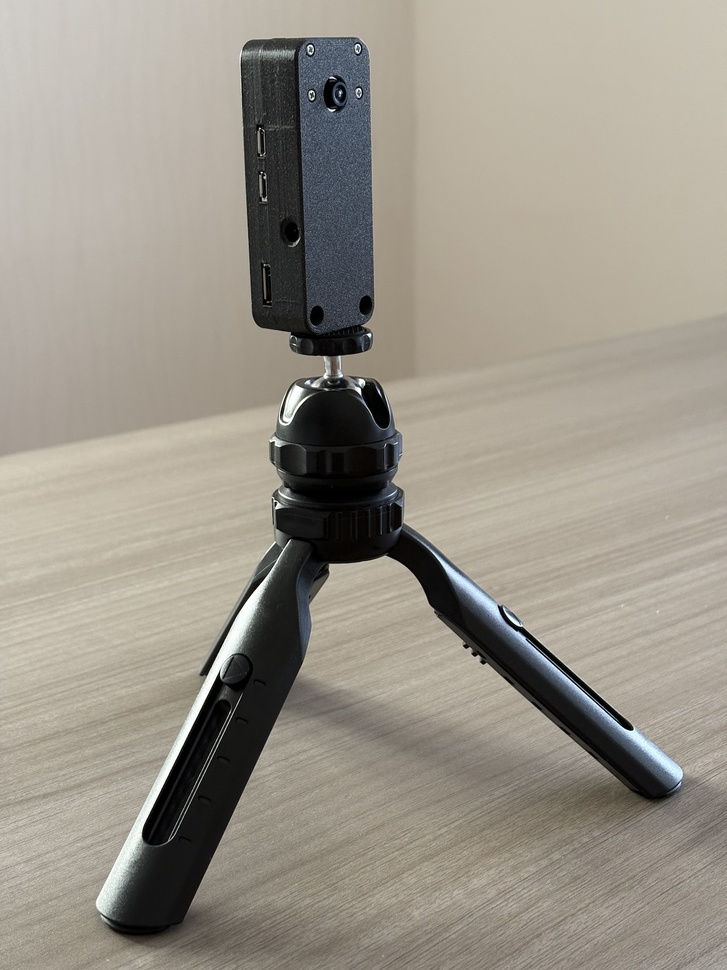
#> input picture images/phasmid-hardware-main-tripod.jpg, 727 x 970 px, shrunk from 1200 x 1600 before the run
$ python -i lightweight_object_matcher.py   (imports and definitions only)
#> lines starting #> are read from the running program, lines starting #| are printed output that depends on the picture
"""
Lightweight object matcher supporting ORB and AKAZE feature detectors.

Both detectors use binary descriptors matched with BFMatcher(NORM_HAMMING).
AKAZE is evaluated as a candidate alternative to ORB for constrained hardware:
it tends to produce fewer but more stable keypoints at the cost of slightly
higher per-frame CPU time.

This module is an evaluation component.  It is not a direct replacement for
:class:`~phasmid.object_cue_matcher.ObjectCueMatcher` and must never produce
or influence cryptographic key material.
"""

from __future__ import annotations

from dataclasses import dataclass
from typing import Any, Literal, cast

import cv2
import numpy as np

Algo = Literal["orb", "akaze"]


@dataclass(frozen=True)
class ObjectMatchResult:
    """Neutral per-frame match result.  Not cryptographic material."""

    matched: bool
    inliers: int
    confidence: float  # 0.0–1.0; based on inlier count relative to threshold
    status: str  # "no_reference" | "no_descriptors" | "low_inliers" | "accepted"
    algo: Algo


class LightweightObjectMatcher:
    """
    Feature-based object matcher with selectable ORB or AKAZE backend.

    Usage pattern:
      1. Call :meth:`enroll_reference` with a BGR frame of the target object.
      2. Call :meth:`match` for each query frame.

    AKAZE notes:
    - Descriptor type DESCRIPTOR_MLDB (default) is binary → compatible with
      NORM_HAMMING, same as ORB.
    - Typically generates 200–600 keypoints on a 320×240 frame vs.
      ORB's ~500–1000.  Fewer but more geometrically stable.
    - Slightly slower per frame than ORB on Pi Zero 2 W due to float-domain
      scale-space construction.

    ORB notes:
    - Fast binary descriptor; well-suited for low-CPU budgets.
    - Already used in production :class:`~phasmid.object_cue_matcher.ObjectCueMatcher`.
    """

    # Shared defaults; callers may override per instance.
    DEFAULT_MAX_FEATURES: int = 500
    DEFAULT_MIN_REFERENCE_KP: int = 40
    DEFAULT_MIN_FRAME_DESCRIPTORS: int = 10
    DEFAULT_MIN_GOOD_MATCHES: int = 20
    DEFAULT_MIN_INLIERS: int = 12
    LOWE_RATIO: float = 0.75
    RANSAC_THRESHOLD: float = 5.0

    def __init__(
        self,
        algo: Algo = "orb",
        *,
        max_features: int = DEFAULT_MAX_FEATURES,
        min_reference_kp: int = DEFAULT_MIN_REFERENCE_KP,
        min_frame_descriptors: int = DEFAULT_MIN_FRAME_DESCRIPTORS,
        min_good_matches: int = DEFAULT_MIN_GOOD_MATCHES,
        min_inliers: int = DEFAULT_MIN_INLIERS,
    ) -> None:
        self.algo: Algo = algo
        self.min_reference_kp = min_reference_kp
        self.min_frame_descriptors = min_frame_descriptors
        self.min_good_matches = min_good_matches
        self.min_inliers = min_inliers

        cv2_any = cast(Any, cv2)
        if algo == "orb":
            self._detector: Any = cv2_any.ORB_create(nfeatures=max_features)
        else:
            self._detector = cv2_any.AKAZE_create()

        self._bf = cv2.BFMatcher(cv2.NORM_HAMMING)
        self._ref_kp: list[cv2.KeyPoint] | None = None
        self._ref_des: np.ndarray | None = None
        self._ref_shape: tuple[int, int] | None = None

    # ------------------------------------------------------------------
    # Public API
    # ------------------------------------------------------------------

    def enroll_reference(self, frame: np.ndarray) -> bool:
        """
        Extract and store keypoints from *frame* as the reference object.
        Returns True if enough keypoints were found.
        """
        gray = self._to_gray(frame)
        kp, des = self._detector.detectAndCompute(gray, None)
        if not kp or des is None or len(kp) < self.min_reference_kp:
            return False
        self._ref_kp = list(kp)
        self._ref_des = des
        self._ref_shape = gray.shape  # (h, w)
        return True

    # [27 lines left out: functions match, clear, not called in this run]

    @property
    def is_enrolled(self) -> bool:
        return self._ref_des is not None

    # ------------------------------------------------------------------
    # Internal helpers
    # ------------------------------------------------------------------

    def _to_gray(self, frame: np.ndarray) -> np.ndarray:
        return cv2.equalizeHist(cv2.cvtColor(frame, cv2.COLOR_BGR2GRAY))

    # [39 lines left out: functions _lowe_ratio_filter, _ransac_inliers, _result, not called in this run]

>>> import cv2
>>> picture = cv2.imread('../../images/phasmid-hardware-main-tripod.jpg')
#> picture is the input picture: shape (970, 727, 3); mean B, G, R 137.8, 148.7, 154.7
>>> result = LightweightObjectMatcher().enroll_reference(picture)
#> in _to_gray, `return cv2.equalizeHist(cv2.cvtColor(frame, cv2.COLOR_BGR2GRAY))`:
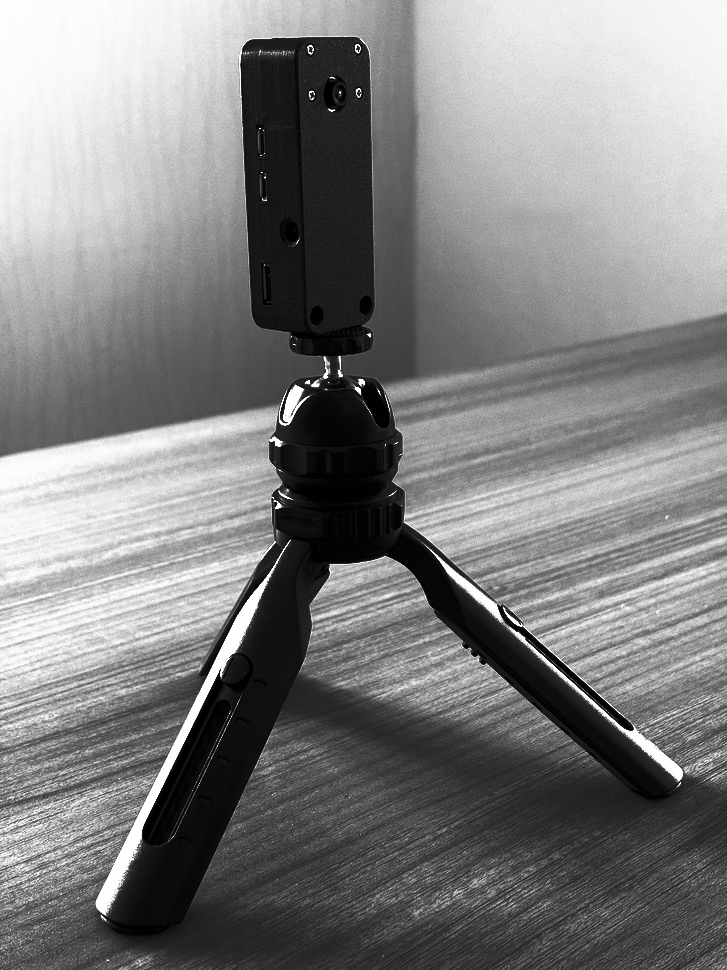
#> returned value: shape (970, 727); min 0, max 255, mean 128.7
#> in enroll_reference, `kp, des = self._detector.detectAndCompute(gray, None)`: kp = 500 keypoints; strongest (x, y, size): (358, 45, 31), (356, 45, 31), (308, 381, 31), (359, 89, 31)
#> in enroll_reference, `self._ref_kp = list(kp)`: self._ref_kp has the same summary as kp
#> result = True
